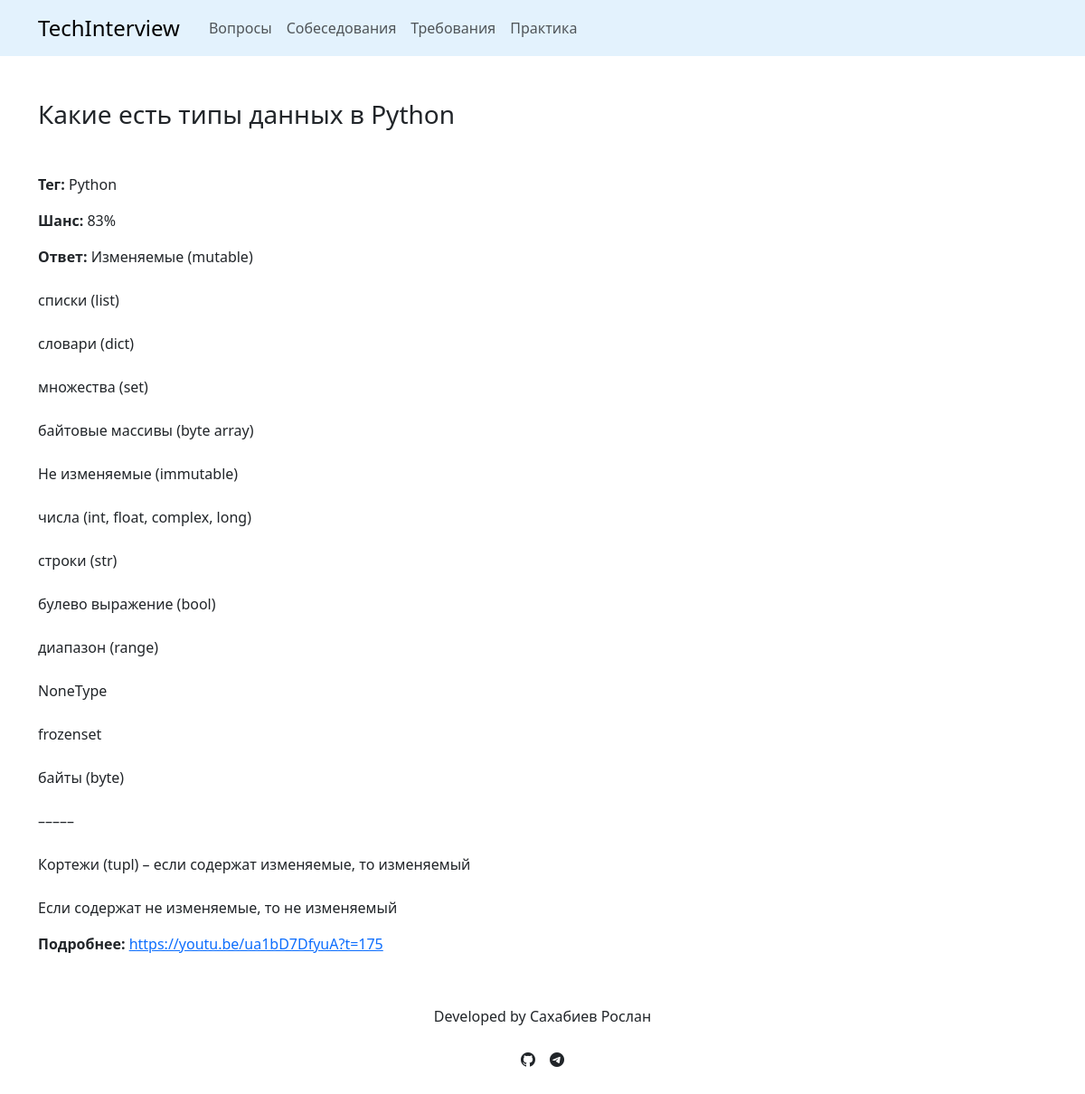
Page /question/4/ on the committed database.
### main/models.py (models this page shows, shortened)
class Question(models.Model):
    class Meta:
        db_table = 'question'
    title = models.CharField(max_length=500)
    tag = models.ForeignKey(to=Tag, on_delete=models.CASCADE)
    chance = models.PositiveIntegerField()
    answer = models.OneToOneField(Answer, on_delete=models.PROTECT)
    profession = models.ForeignKey(to=Profession, on_delete=models.CASCADE)

class Tag(models.Model):
    class Meta:
        db_table = 'tag'
    title = models.CharField(max_length=50)
    professions = models.ManyToManyField(Profession, related_name='tags')

class Answer(models.Model):
    class Meta:
        db_table = 'answer'
    text = models.TextField()
    url = models.URLField(blank=True)

### main/views.py (the view)
# urls.py: path('question/<int:pk>/', views.QuestionDetail.as_view(), name='question_detail'),
class QuestionDetail(DetailView):
    model = Question
    template_name = 'main/question_detail.html'
    context_object_name = 'question'
    def get_context_data(self, **kwargs):
        context = super().get_context_data(**kwargs)
        return context

### main/templates/main/question_detail.html (shortened to what this page needs)
{% extends 'main/base.html' %}
{% block content %}
    <h1 class="mt-5 mb-5 fs-3">{{ question.title }}</h1>
    <div>
        <p><strong>Тег:</strong> {{ question.tag.title }}</p>
        <p><strong>Шанс:</strong> {{ question.chance }}%</p>
        <p><strong>Ответ:</strong> {{ question.answer.text | linebreaksbr }}</p>
        {% if question.answer.url %}
            <p><strong>Подробнее:</strong> <a href="{{ question.answer.url }}">{{ question.answer.url }}</a></p>
        {% endif %}
    </div>
{% endblock %}

### rows in the picture
Question: title "Какие есть типы данных в Python", tag "Python", chance "83", answer.text "Изменяемые (mutable) списки (list) словари (dict) множества (set) байтовые массивы (byte array) Не изменяемые (immutable) числа (int, float, complex, long) строки (str) булево выражение (bool) диапазон (range) NoneType frozenset байты (byte) ––––– Кортежи (tupl) – если содержат изменяемые, то изменяемый Если содержат не изменяемые, то не изменяемый", answer "https://youtu.be/ua1bD7DfyuA?t=175"
